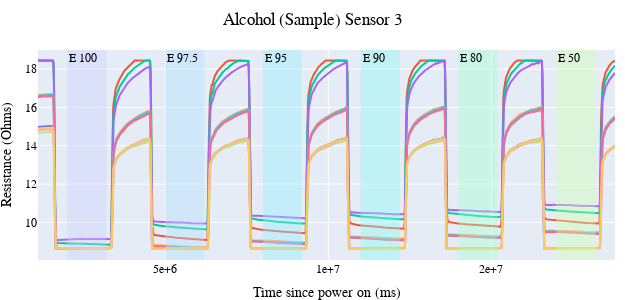
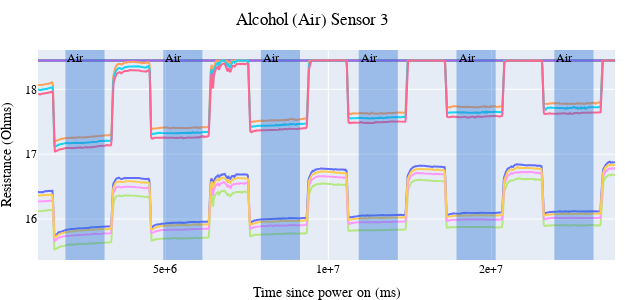
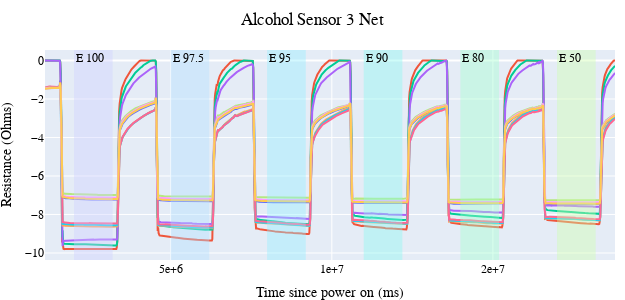

Notebook code for these charts, in order:
### Code cell
s_idx = 3
ns = 1200
s_l = Sensor(0, s_idx, interp_funcs, labels)
# whisky y_l, t_l = s_l.get_data_between_times(3340518, 18038672, ns)
# rakı y_l, t_l = s_l.get_data_between_times(2372627, 17071312, ns)
y_l, t_l = s_l.get_data_between_times(1097300, 18789883, ns)
s_r = Sensor(1, s_idx, interp_funcs, labels)
# whisky y_r, t_r = s_r.get_data_between_times(3340518, 18038672, ns)
# rakı y_r, t_r = s_r.get_data_between_times(2372627, 17071312, ns)
y_r, t_r = s_r.get_data_between_times(1097300, 18789883, ns)
plot_data_arr(0, y_l, t_l, labels, f"Alcohol (Sample) Sensor {s_idx}", save_as=f"alc_mat_0_s_{s_idx}_w_labels.png")
plot_data_arr(1, y_r, t_r, labels, f"Alcohol (Air) Sensor {s_idx}", save_as=f"alc_mat_1_s_{s_idx}_w_labels.png")
plot_data_arr(0, y_l - y_r, t_l, labels, f"Alcohol Sensor {s_idx} Net", save_as=f"alc_mat_0_min_1_s_{s_idx}_w_labels.png")

### Figure 1 — Plotly figure (JSON) as saved in the notebook; plotly's stock layout.template omitted (floating-point values rounded to 4 significant figures; data arrays with more than 128 entries replaced by an {"elided": "..."} marker saying what was removed)
{"data": [{"mode": "lines", "name": "H.S. 0", "showlegend": false, "type": "scatter", "x": {"elided": "1200 float values"}, "y": {"elided": "1200 float values"}}, {"mode": "lines", "name": "H.S. 1", "showlegend": false, "type": "scatter", "x": {"elided": "1200 float values"}, "y": {"elided": "1200 float values"}}, {"mode": "lines", "name": "H.S. 2", "showlegend": false, "type": "scatter", "x": {"elided": "1200 float values"}, "y": {"elided": "1200 float values"}}, {"mode": "lines", "name": "H.S. 3", "showlegend": false, "type": "scatter", "x": {"elided": "1200 float values"}, "y": {"elided": "1200 float values"}}, {"mode": "lines", "name": "H.S. 4", "showlegend": false, "type": "scatter", "x": {"elided": "1200 float values"}, "y": {"elided": "1200 float values"}}, {"mode": "lines", "name": "H.S. 5", "showlegend": false, "type": "scatter", "x": {"elided": "1200 float values"}, "y": {"elided": "1200 float values"}}, {"mode": "lines", "name": "H.S. 6", "showlegend": false, "type": "scatter", "x": {"elided": "1200 float values"}, "y": {"elided": "1200 float values"}}, {"mode": "lines", "name": "H.S. 7", "showlegend": false, "type": "scatter", "x": {"elided": "1200 float values"}, "y": {"elided": "1200 float values"}}, {"mode": "lines", "name": "H.S. 8", "showlegend": false, "type": "scatter", "x": {"elided": "1200 float values"}, "y": {"elided": "1200 float values"}}, {"mode": "lines", "name": "H.S. 9", "showlegend": false, "type": "scatter", "x": {"elided": "1200 float values"}, "y": {"elided": "1200 float values"}}], "layout": {"annotations": [{"showarrow": false, "text": "E 100", "x": 1996811, "xanchor": "left", "xref": "x", "y": 1, "yanchor": "top", "yref": "y domain"}, {"showarrow": false, "text": "E 97.5", "x": 4996359, "xanchor": "left", "xref": "x", "y": 1, "yanchor": "top", "yref": "y domain"}, {"showarrow": false, "text": "E 95", "x": 7991576, "xanchor": "left", "xref": "x", "y": 1, "yanchor": "top", "yref": "y domain"}, {"showarrow": false, "text": "E 90", "x": 10990774, "xanchor": "left", "xref": "x", "y": 1, "yanchor": "top", "yref": "y domain"}, {"showarrow": false, "text": "E 80", "x": 13990844, "xanchor": "left", "xref": "x", "y": 1, "yanchor": "top", "yref": "y domain"}, {"showarrow": false, "text": "E 50", "x": 16990503, "xanchor": "left", "xref": "x", "y": 1, "yanchor": "top", "yref": "y domain"}], "font": {"color": "black", "family": "Times New Roman"}, "height": 300, "margin": {"b": 0, "l": 0, "r": 10, "t": 50}, "shapes": [{"fillcolor": "#cdd0ff", "line": {"width": 0}, "opacity": 0.4, "type": "rect", "x0": 1996811, "x1": 3196665, "xref": "x", "y0": 0, "y1": 1, "yref": "y domain"}, {"fillcolor": "#afdfff", "line": {"width": 0}, "opacity": 0.4, "type": "rect", "x0": 4996359, "x1": 6196652, "xref": "x", "y0": 0, "y1": 1, "yref": "y domain"}, {"fillcolor": "#91edff", "line": {"width": 0}, "opacity": 0.4, "type": "rect", "x0": 7991576, "x1": 9191455, "xref": "x", "y0": 0, "y1": 1, "yref": "y domain"}, {"fillcolor": "#88f8ef", "line": {"width": 0}, "opacity": 0.4, "type": "rect", "x0": 10990774, "x1": 12190670, "xref": "x", "y0": 0, "y1": 1, "yref": "y domain"}, {"fillcolor": "#a0fecd", "line": {"width": 0}, "opacity": 0.4, "type": "rect", "x0": 13990844, "x1": 15190820, "xref": "x", "y0": 0, "y1": 1, "yref": "y domain"}, {"fillcolor": "#cefeac", "line": {"width": 0}, "opacity": 0.4, "type": "rect", "x0": 16990503, "x1": 18189907, "xref": "x", "y0": 0, "y1": 1, "yref": "y domain"}], "title": {"font": {"family": "Times New Roman"}, "pad": {"b": 0, "l": 0, "r": 0, "t": 0}, "text": "Alcohol (Sample) Sensor 3", "x": 0.5}, "width": 625, "xaxis": {"tickformat": ".0e", "title": {"text": "Time since power on (ms)"}}, "yaxis": {"title": {"text": "Resistance (Ohms)"}}}}

### Figure 2 — Plotly figure (JSON) as saved in the notebook; plotly's stock layout.template omitted (floating-point values rounded to 4 significant figures; data arrays with more than 128 entries replaced by an {"elided": "..."} marker saying what was removed)
{"data": [{"mode": "lines", "name": "H.S. 0", "showlegend": false, "type": "scatter", "x": {"elided": "1200 float values"}, "y": {"elided": "1200 float values"}}, {"mode": "lines", "name": "H.S. 1", "showlegend": false, "type": "scatter", "x": {"elided": "1200 float values"}, "y": {"elided": "1200 float values"}}, {"mode": "lines", "name": "H.S. 2", "showlegend": false, "type": "scatter", "x": {"elided": "1200 float values"}, "y": {"elided": "1200 float values"}}, {"mode": "lines", "name": "H.S. 3", "showlegend": false, "type": "scatter", "x": {"elided": "1200 float values"}, "y": {"elided": "1200 float values"}}, {"mode": "lines", "name": "H.S. 4", "showlegend": false, "type": "scatter", "x": {"elided": "1200 float values"}, "y": {"elided": "1200 float values"}}, {"mode": "lines", "name": "H.S. 5", "showlegend": false, "type": "scatter", "x": {"elided": "1200 float values"}, "y": {"elided": "1200 float values"}}, {"mode": "lines", "name": "H.S. 6", "showlegend": false, "type": "scatter", "x": {"elided": "1200 float values"}, "y": {"elided": "1200 float values"}}, {"mode": "lines", "name": "H.S. 7", "showlegend": false, "type": "scatter", "x": {"elided": "1200 float values"}, "y": {"elided": "1200 float values"}}, {"mode": "lines", "name": "H.S. 8", "showlegend": false, "type": "scatter", "x": {"elided": "1200 float values"}, "y": {"elided": "1200 float values"}}, {"mode": "lines", "name": "H.S. 9", "showlegend": false, "type": "scatter", "x": {"elided": "1200 float values"}, "y": {"elided": "1200 float values"}}], "layout": {"annotations": [{"showarrow": false, "text": "Air", "x": 1938355, "xanchor": "left", "xref": "x", "y": 1, "yanchor": "top", "yref": "y domain"}, {"showarrow": false, "text": "Air", "x": 4937967, "xanchor": "left", "xref": "x", "y": 1, "yanchor": "top", "yref": "y domain"}, {"showarrow": false, "text": "Air", "x": 7931382, "xanchor": "left", "xref": "x", "y": 1, "yanchor": "top", "yref": "y domain"}, {"showarrow": false, "text": "Air", "x": 10931142, "xanchor": "left", "xref": "x", "y": 1, "yanchor": "top", "yref": "y domain"}, {"showarrow": false, "text": "Air", "x": 13930427, "xanchor": "left", "xref": "x", "y": 1, "yanchor": "top", "yref": "y domain"}, {"showarrow": false, "text": "Air", "x": 16930261, "xanchor": "left", "xref": "x", "y": 1, "yanchor": "top", "yref": "y domain"}], "font": {"color": "black", "family": "Times New Roman"}, "height": 300, "margin": {"b": 0, "l": 0, "r": 10, "t": 50}, "shapes": [{"fillcolor": "#2c73d2", "line": {"width": 0}, "opacity": 0.4, "type": "rect", "x0": 1938355, "x1": 3138158, "xref": "x", "y0": 0, "y1": 1, "yref": "y domain"}, {"fillcolor": "#2c73d2", "line": {"width": 0}, "opacity": 0.4, "type": "rect", "x0": 4937967, "x1": 6137843, "xref": "x", "y0": 0, "y1": 1, "yref": "y domain"}, {"fillcolor": "#2c73d2", "line": {"width": 0}, "opacity": 0.4, "type": "rect", "x0": 7931382, "x1": 9130904, "xref": "x", "y0": 0, "y1": 1, "yref": "y domain"}, {"fillcolor": "#2c73d2", "line": {"width": 0}, "opacity": 0.4, "type": "rect", "x0": 10931142, "x1": 12130515, "xref": "x", "y0": 0, "y1": 1, "yref": "y domain"}, {"fillcolor": "#2c73d2", "line": {"width": 0}, "opacity": 0.4, "type": "rect", "x0": 13930427, "x1": 15130151, "xref": "x", "y0": 0, "y1": 1, "yref": "y domain"}, {"fillcolor": "#2c73d2", "line": {"width": 0}, "opacity": 0.4, "type": "rect", "x0": 16930261, "x1": 18129984, "xref": "x", "y0": 0, "y1": 1, "yref": "y domain"}], "title": {"font": {"family": "Times New Roman"}, "pad": {"b": 0, "l": 0, "r": 0, "t": 0}, "text": "Alcohol (Air) Sensor 3", "x": 0.5}, "width": 625, "xaxis": {"tickformat": ".0e", "title": {"text": "Time since power on (ms)"}}, "yaxis": {"title": {"text": "Resistance (Ohms)"}}}}

### Figure 3 — Plotly figure (JSON) as saved in the notebook; plotly's stock layout.template omitted (floating-point values rounded to 4 significant figures; data arrays with more than 128 entries replaced by an {"elided": "..."} marker saying what was removed)
{"data": [{"mode": "lines", "name": "H.S. 0", "showlegend": false, "type": "scatter", "x": {"elided": "1200 float values"}, "y": {"elided": "1200 float values"}}, {"mode": "lines", "name": "H.S. 1", "showlegend": false, "type": "scatter", "x": {"elided": "1200 float values"}, "y": {"elided": "1200 float values"}}, {"mode": "lines", "name": "H.S. 2", "showlegend": false, "type": "scatter", "x": {"elided": "1200 float values"}, "y": {"elided": "1200 float values"}}, {"mode": "lines", "name": "H.S. 3", "showlegend": false, "type": "scatter", "x": {"elided": "1200 float values"}, "y": {"elided": "1200 float values"}}, {"mode": "lines", "name": "H.S. 4", "showlegend": false, "type": "scatter", "x": {"elided": "1200 float values"}, "y": {"elided": "1200 float values"}}, {"mode": "lines", "name": "H.S. 5", "showlegend": false, "type": "scatter", "x": {"elided": "1200 float values"}, "y": {"elided": "1200 float values"}}, {"mode": "lines", "name": "H.S. 6", "showlegend": false, "type": "scatter", "x": {"elided": "1200 float values"}, "y": {"elided": "1200 float values"}}, {"mode": "lines", "name": "H.S. 7", "showlegend": false, "type": "scatter", "x": {"elided": "1200 float values"}, "y": {"elided": "1200 float values"}}, {"mode": "lines", "name": "H.S. 8", "showlegend": false, "type": "scatter", "x": {"elided": "1200 float values"}, "y": {"elided": "1200 float values"}}, {"mode": "lines", "name": "H.S. 9", "showlegend": false, "type": "scatter", "x": {"elided": "1200 float values"}, "y": {"elided": "1200 float values"}}], "layout": {"annotations": [{"showarrow": false, "text": "E 100", "x": 1996811, "xanchor": "left", "xref": "x", "y": 1, "yanchor": "top", "yref": "y domain"}, {"showarrow": false, "text": "E 97.5", "x": 4996359, "xanchor": "left", "xref": "x", "y": 1, "yanchor": "top", "yref": "y domain"}, {"showarrow": false, "text": "E 95", "x": 7991576, "xanchor": "left", "xref": "x", "y": 1, "yanchor": "top", "yref": "y domain"}, {"showarrow": false, "text": "E 90", "x": 10990774, "xanchor": "left", "xref": "x", "y": 1, "yanchor": "top", "yref": "y domain"}, {"showarrow": false, "text": "E 80", "x": 13990844, "xanchor": "left", "xref": "x", "y": 1, "yanchor": "top", "yref": "y domain"}, {"showarrow": false, "text": "E 50", "x": 16990503, "xanchor": "left", "xref": "x", "y": 1, "yanchor": "top", "yref": "y domain"}], "font": {"color": "black", "family": "Times New Roman"}, "height": 300, "margin": {"b": 0, "l": 0, "r": 10, "t": 50}, "shapes": [{"fillcolor": "#cdd0ff", "line": {"width": 0}, "opacity": 0.4, "type": "rect", "x0": 1996811, "x1": 3196665, "xref": "x", "y0": 0, "y1": 1, "yref": "y domain"}, {"fillcolor": "#afdfff", "line": {"width": 0}, "opacity": 0.4, "type": "rect", "x0": 4996359, "x1": 6196652, "xref": "x", "y0": 0, "y1": 1, "yref": "y domain"}, {"fillcolor": "#91edff", "line": {"width": 0}, "opacity": 0.4, "type": "rect", "x0": 7991576, "x1": 9191455, "xref": "x", "y0": 0, "y1": 1, "yref": "y domain"}, {"fillcolor": "#88f8ef", "line": {"width": 0}, "opacity": 0.4, "type": "rect", "x0": 10990774, "x1": 12190670, "xref": "x", "y0": 0, "y1": 1, "yref": "y domain"}, {"fillcolor": "#a0fecd", "line": {"width": 0}, "opacity": 0.4, "type": "rect", "x0": 13990844, "x1": 15190820, "xref": "x", "y0": 0, "y1": 1, "yref": "y domain"}, {"fillcolor": "#cefeac", "line": {"width": 0}, "opacity": 0.4, "type": "rect", "x0": 16990503, "x1": 18189907, "xref": "x", "y0": 0, "y1": 1, "yref": "y domain"}], "title": {"font": {"family": "Times New Roman"}, "pad": {"b": 0, "l": 0, "r": 0, "t": 0}, "text": "Alcohol Sensor 3 Net", "x": 0.5}, "width": 625, "xaxis": {"tickformat": ".0e", "title": {"text": "Time since power on (ms)"}}, "yaxis": {"title": {"text": "Resistance (Ohms)"}}}}
